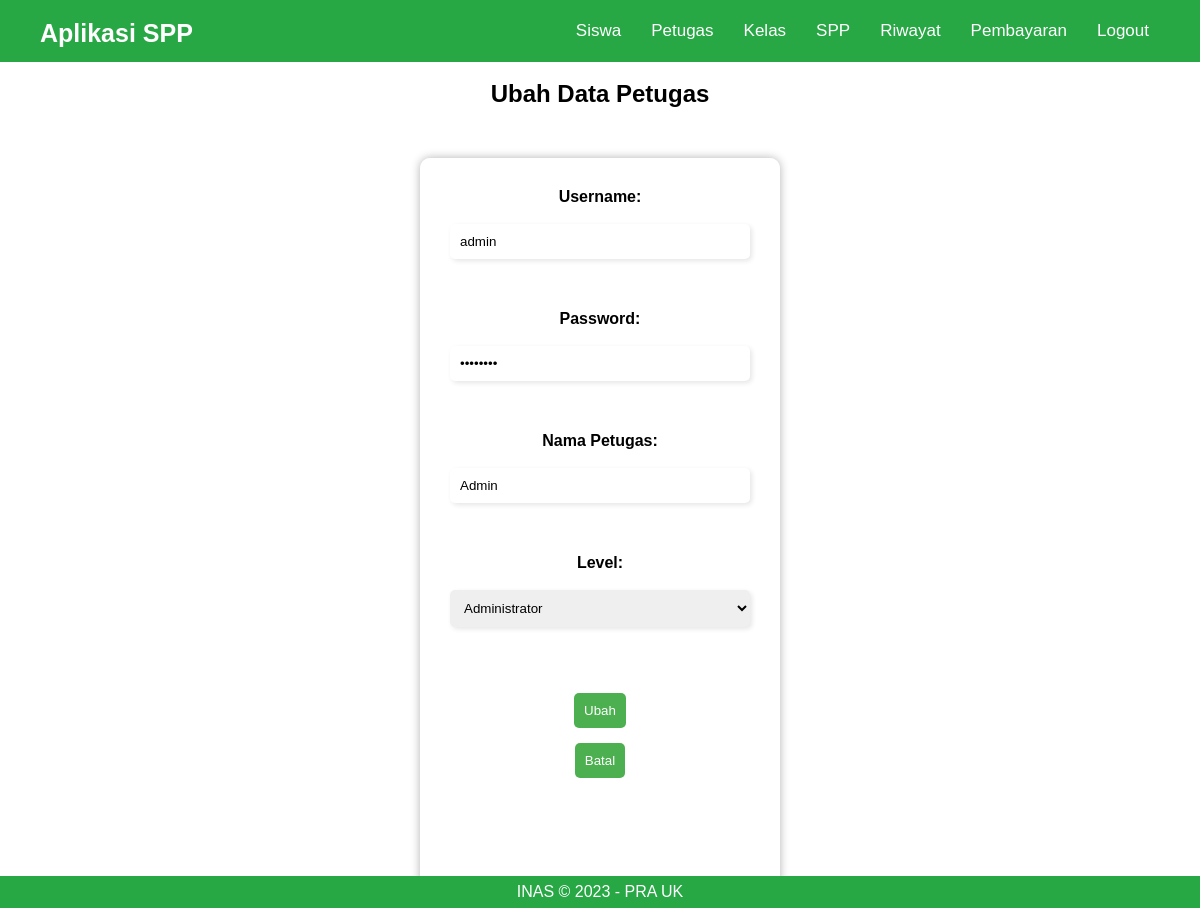
Page /admin/crud_functions/petugas/ubah.php?id=1 (signed in) on the committed database.
### tables this page shows
CREATE TABLE `petugas` (
  `id_petugas` int(11) NOT NULL,
  `username` varchar(30) NOT NULL,
  `password` varchar(30) NOT NULL,
  `nama_petugas` varchar(50) NOT NULL,
  `level` enum('admin','petugas','siswa') NOT NULL
);

### admin/crud_functions/petugas/ubah.php (the view, shortened to what this page needs)
<?php
    include('../../../koneksi.php');
    $id = $_GET['id'];
    $query_petugas = "SELECT * FROM petugas WHERE id_petugas='$id'";
    $result_petugas = mysqli_query($koneksi, $query_petugas);
    $data_petugas = mysqli_fetch_assoc($result_petugas);
    include_once('header.php');
 ?>
    <section>
		<h2>Ubah Data Petugas</h2>
    <form method="POST">
      <label for="username">Username:</label><br>
      <input type="text" name="username" value="<?php echo $data_petugas['username']; ?>" required><br><br>
      <label for="password">Password:</label><br>
      <input type="password" name="password" value="<?php echo $data_petugas['password']; ?>" required><br><br>
      <label for="nama_petugas">Nama Petugas:</label><br>
      <input type="text" name="nama_petugas" value="<?php echo $data_petugas['nama_petugas']; ?>" required><br><br>
      <label for="level">Level:</label><br>
      <select name="level" required>
        <option value="admin" <?php if ($data_petugas['level'] == 'admin') { echo 'selected'; } ?>>Administrator</option>
      </select><br><br>
      <input type="submit" name="submit" value="Ubah">
      <a href="../../petugas.php"><button type="button">Batal</button></a>
    </form>
    </section>
<?php
    include_once('../../footer.php');
?>

### admin/crud_functions/petugas/header.php (style rules this page uses)
* { box-sizing: border-box; margin: 0; padding: 0; }
body { font-family: sans-serif; max-width: 100%; overflow-x: hidden; }
h2 { margin-top: 80px; }
section { display: grid; place-items: center; height: calc(100vh - 70px); }
form { background-color: rgba(255, 255, 255, 0.8); border-radius: 10px; padding: 30px; max-width: 1000px; box-shadow: 0px 0px 10px rgba(0, 0, 0, 0.3); animation: fade-in 1s ease-out; display: flex; flex-direction: column; align-items: center; margin-top: 50px; }
label { font-weight: bold; }
input[type="date"], input[type="number"], input[type="text"], input[type="password"], textarea, select { padding: 10px; margin-bottom: 15px; width: 300px; border-radius: 5px; border: none; box-shadow: 2px 2px 5px rgba(0, 0, 0, 0.1); }
button, input[type="submit"] { padding: 10px; margin-top: 15px; background-color: #4caf50; color: white; border: none; border-radius: 5px; cursor: pointer; transition: all 0.3s ease-in-out; }
button[type="reset"], button[type="button"] { margin-bottom: 100px; }
a { text-decoration: none; color: #007bff; }

### rows in the picture
petugas: username "admin", nama_petugas "Admin", level "Administrator"
